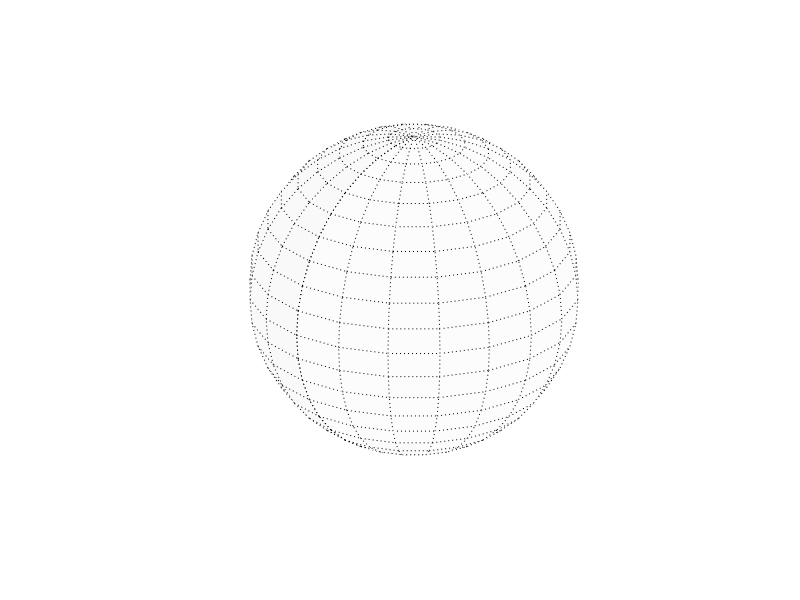

The MATLAB source for this figure: (Note: this script raises an error after producing the figure.)
function plotArrowDistribution( thetaMin, thetaMax, Ntotal, facecolor )
%PLOTARROWDISTRIBUTION Plots distribution of arrows on sphere with angle
%thetaMin <= theta <= thetaMax, where theta is the polar angle

if nargin < 4; facecolor = 'b'; end
if nargin < 3; Ntotal = 1000; end
if nargin < 2; thetaMax = 10.0; end
if nargin < 1; thetaMin = 0.0; end

% Initialize plot
close all force
figure, hold on
axis off
axis image
axis([-1,1,-1,1,-1,1])
view([1,1,0.6])
% view([0,0,1])

% Plot sphere
[x,y,z] = sphere;
surf(x,y,z,'facealpha',0.01,'linestyle',':','facecolor','k')

% Plot arrows
[x,y,z,Th,Phi] = uniformSphere(Ntotal);

Th = 180/pi*Th; % degrees
Th = min(Th, 180-Th); % unsigned angle w.r.t vertical

Ntotal = size(x,1); % Ntotal actually simulated may be less
idx = (thetaMin <= Th & Th <= thetaMax);
[x,y,z,th,phi] = deal(x(idx),y(idx),z(idx),Th(idx),Phi(idx));

Nfrac = sum(idx);
frac = Nfrac/Ntotal;
disp(frac)

% plot3(x,y,z,'bo')
starts = zeros(Nfrac,3);
stops = [x,y,z];
NormalDir = [cos(th).*cos(phi), cos(th).*sin(phi), -sin(th)];
CrossDir = [-sin(phi), cos(phi), zeros(size(phi))];
axis(axis);
arrow( ...
    'start',     starts, ...
    'stop',      stops, ...
    'NormalDir', NormalDir, ...
    'CrossDir',  CrossDir, ...
    'length',    20, ...
    'tipangle',  60, ...
    'baseangle', 50, ...
    'tipangle',  [], ...
    'width',     3, ...
    'EdgeColor', 'k', ...
    'FaceColor', facecolor, ...
    'LineWidth', 1 ...
    );

end

function [x,y,z,Th,Phi] = uniformSphere(N,r)

if nargin < 2; r = 1; end
if nargin < 1; N = 100; end

Nc = 1;
a = 4*pi*r^2/N;
d = sqrt(a);

Mth = round(pi/d);
dth = pi/Mth;
dphi = a/dth;

[x,y,z,Th,Phi] = deal(zeros(N,1));

for m = 1:Mth
    %For each m in 0 . . .Mth ? 1 do {
    th = pi*(m - 0.5)/Mth;
    Mphi = round(2*pi*sin(th)/dphi);
    for n = 1:Mphi
        % For each n in 0 . . .Mphi ? 1 do {
        phi = 2*pi*(n-1)/Mphi;
        % Create point using Eqn. (1).
        x(Nc) = r*sin(th)*cos(phi);
        y(Nc) = r*sin(th)*sin(phi);
        z(Nc) = r*cos(th);
        Th(Nc) = th;
        Phi(Nc) = phi;
        Nc = Nc + 1;
    end
end

x = x(1:Nc-1);
y = y(1:Nc-1);
z = z(1:Nc-1);
Th = Th(1:Nc-1);
Phi = Phi(1:Nc-1);

end

function th = angle3D_degrees(vec1,vec2,dim)

if nargin < 3; dim = find(size(vec1)==3); end

th = 180/pi * atan2( norm( cross( vec1, vec2, dim ) ), ...
                             dot( vec1, vec2, dim ) );

end